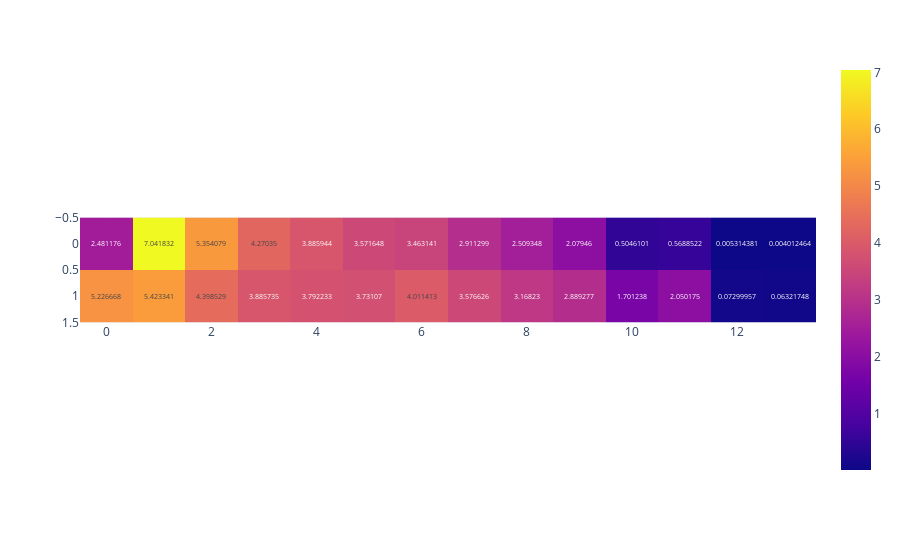

Write notebook code for a chart like this one.
### Markdown cell above
##### Eliminar datos de alumnos que están incompletos

### Code cell
# Data historial del Alumno (evolutivo)
data_historial =  function_data_historical(data)
data_historial.head()

data_img =  data_historial.describe().iloc[1:3,:].values
fig = px.imshow(data_img, text_auto=True)
fig.show()

# fig.show(renderer="svg")

### Figure 1 — Plotly figure (JSON) as saved in the notebook; plotly's stock layout.template omitted (floating-point values rounded to 4 significant figures)
{"data": [{"coloraxis": "coloraxis", "hovertemplate": "x: %{x}<br>y: %{y}<br>color: %{z}<extra></extra>", "name": "0", "texttemplate": "%{z}", "type": "heatmap", "xaxis": "x", "yaxis": "y", "z": [[2.481, 7.042, 5.354, 4.27, 3.886, 3.572, 3.463, 2.911, 2.509, 2.079, 0.5046, 0.5689, 0.005314, 0.004012], [5.227, 5.423, 4.399, 3.886, 3.792, 3.731, 4.011, 3.577, 3.168, 2.889, 1.701, 2.05, 0.073, 0.06322]]}], "layout": {"coloraxis": {"colorscale": [[0, "#0d0887"], [0.1111, "#46039f"], [0.2222, "#7201a8"], [0.3333, "#9c179e"], [0.4444, "#bd3786"], [0.5556, "#d8576b"], [0.6667, "#ed7953"], [0.7778, "#fb9f3a"], [0.8889, "#fdca26"], [1, "#f0f921"]]}, "margin": {"t": 60}, "xaxis": {"anchor": "y", "constrain": "domain", "domain": [0, 1], "scaleanchor": "y"}, "yaxis": {"anchor": "x", "autorange": "reversed", "constrain": "domain", "domain": [0, 1]}}}
